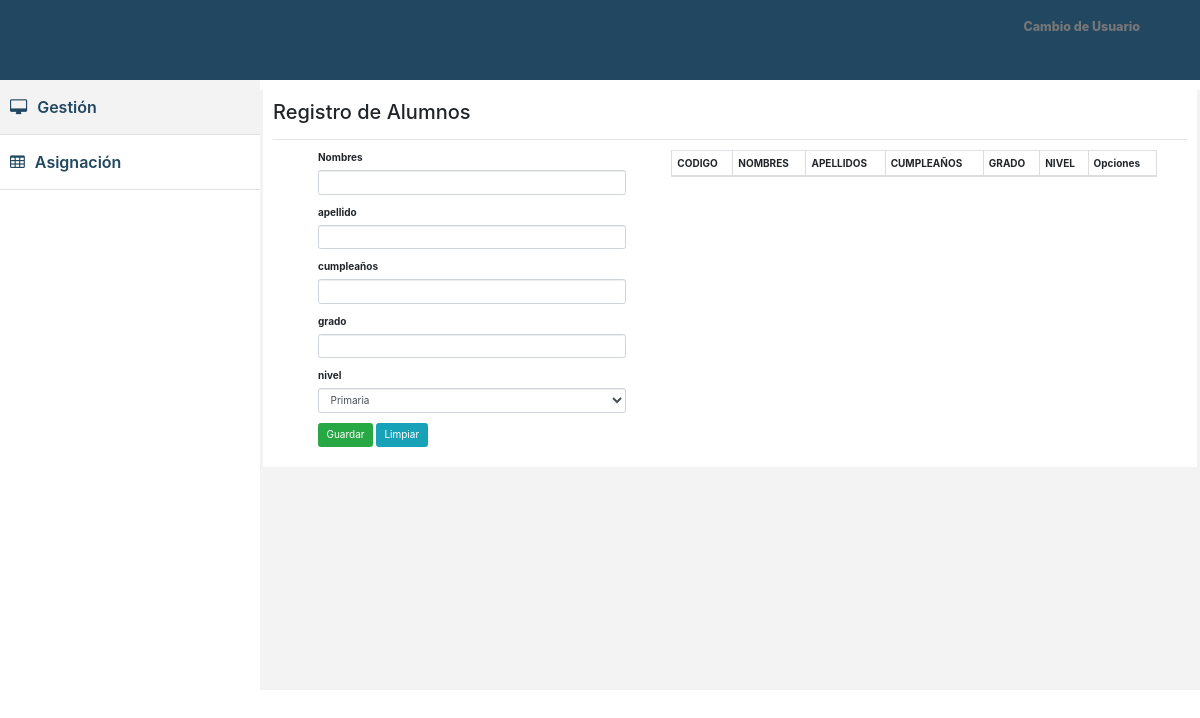
Before: /index.php/alumno with the older database file.
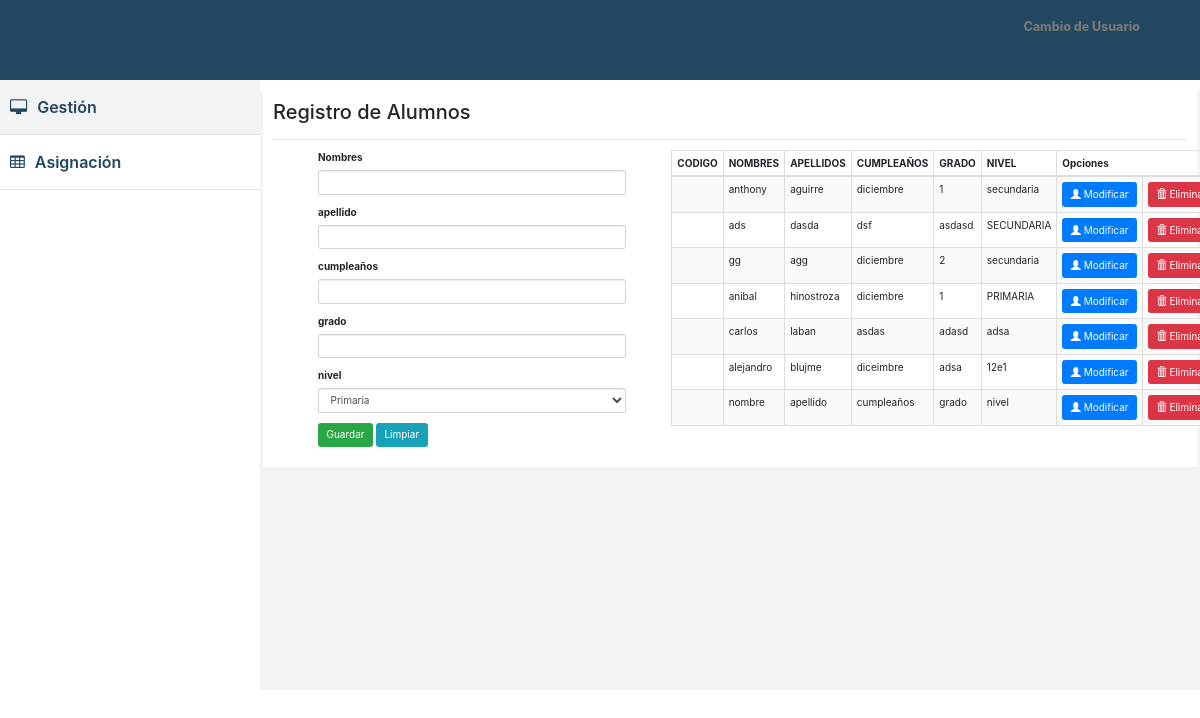
After: the same page with the newer database file.
### tables this page shows
CREATE TABLE `tb_alumno` (
  `id_alumno` int(11) NOT NULL AUTO_INCREMENT,
  `nombre` varchar(50) NOT NULL,
  `apellido` varchar(50) NOT NULL,
  `cumpleanos` varchar(50) NOT NULL,
  `grado` varchar(50) NOT NULL,
  `nivel` varchar(50) NOT NULL,
  PRIMARY KEY (`id_alumno`) USING BTREE
);

### application/controllers/Alumno.php (called while the page is built, shortened)
<?php
class alumno extends CI_Controller {
    function __construct() {
        $this->load->model("m_alumno");
    }
    public function index() {
        $response["alumnos"] = $this->m_alumno->getAll();
        $this->load->view("alumnos", $response);
    }
}
?>

### index.php (called while the page is built, shortened)
<?php
require_once BASEPATH.'core/CodeIgniter.php';

### application/models/m_alumno.php (called while the page is built, shortened)
<?php
class m_alumno extends CI_Model {
    var $table = "tb_alumno";
    public function getAll() {
        $query = $this->db->get($this->table);
        return $query->result_array();
    }
}
?>

### application/views/alumnos.php (the view, shortened to what this page needs)
<div id="wrapper">
    <div id="page-wrapper" >
        <div id="page-inner">
            <div class="row">
                <div class="col-lg-12">
                    <h2>Registro de Alumnos</h2>
                </div>
            </div>
            <hr/>
            <div class="container-fluid">
                <div class="col-lg-5">
                    <form method="post" id="alumnoForm" name="alumnoForm">
                        <div class="form-group col-lg-12">
                            <label>Nombres</label>
                            <input type="text" name="nombre" id="nombre" class="form-control" required="true">
                        </div>
                        <div class="form-group col-lg-12">
                            <label>apellido</label>
                            <input type="text" name="apellido" id="apellido" class="form-control" required="true">
                        </div>
                        <div class="form-group col-lg-12">
                            <label>cumpleaños</label>
                            <input type="text" name="cumpleanos" id="cumpleanos" class="form-control" required="true">
                        </div>
                        <div class="form-group col-lg-12">
                            <label>grado</label>
                            <input type="text" name="grado" id="grado" class="form-control" required="true">
                        </div>
                        <div class="form-group col-lg-12">
                            <label>nivel</label>
                            <select class="form-control" id="nivel">
                                <option value="primaria">Primaria</option>
                            </select>
                        </div>
                        <div class="form-group col-lg-12">
                            <button type="button" class="btn btn-success" onclick="addAlumno()">Guardar</button>
                            <button type="reset" class="btn btn-info">Limpiar</button>
                        </div>
                    </form>
                </div>
                <div class="col-lg-7">
                    <table id="alumnoTable" border="1" class="table table-striped table-bordered table-hover table-condensed">
                        <thead>
                            <tr>
                                <th>CODIGO</th>
                                <th>NOMBRES</th>
                                <th>APELLIDOS</th>
                                <th>CUMPLEAÑOS</th>
                                <th>GRADO</th>
                                <th>NIVEL</th>
                                <th colspan="2">Opciones</th>
                            </tr>
                        </thead>
                        <tbody>
                            <?php foreach ($alumnos as $alumno) { ?>
                                <tr>
                                    <td><?php echo $alumno["cod_alumno"] ?></td>
                                    <td><?php echo $alumno["nombre"] ?></td>
                                    <td><?php echo $alumno["apellido"] ?></td>
                                    <td><?php echo $alumno["cumpleanos"] ?></td>
                                    <td><?php echo $alumno["grado"] ?></td>
                                    <td><?php echo $alumno["nivel"] ?></td>
                                    <td>
                                        <button onclick='getAlumno(<?php echo json_encode($alumno["id_alumno"]); ?>)' type="button" class="btn btn-primary">
                                            <span class ='glyphicon glyphicon-user'></span> Modificar
                                        </button>
                                    </td>
                                    <td>
                                        <button onclick='removeAlumno(<?php echo json_encode($alumno["id_alumno"]); ?>)' type="button" class="btn btn-danger">
                                            <span class ='glyphicon glyphicon-trash'></span> Eliminar
                                        </button>
                                    </td>
                                </tr>
                            <?php } ?>
                        </tbody>
                    </table>
                </div>
            </div>
        </div>
    </div>
</div>

Changed rows visible on the page:
added tb_alumno: nombre "anthony", apellido "aguirre", cumpleanos "diciembre", grado "1", nivel "secundaria"
added tb_alumno: nombre "ads", apellido "dasda", cumpleanos "dsf", grado "asdasd", nivel "SECUNDARIA"
added tb_alumno: nombre "gg", apellido "agg", cumpleanos "diciembre", grado "2", nivel "secundaria"
added tb_alumno: nombre "anibal", apellido "hinostroza", cumpleanos "diciembre", grado "1", nivel "PRIMARIA"
added tb_alumno: nombre "carlos", apellido "laban", cumpleanos "asdas", grado "adasd", nivel "adsa"
added tb_alumno: nombre "alejandro", apellido "blujme", cumpleanos "diceimbre", grado "adsa", nivel "12e1"
added tb_alumno: nombre "nombre", apellido "apellido", cumpleanos "cumpleaños", grado "grado", nivel "nivel"
